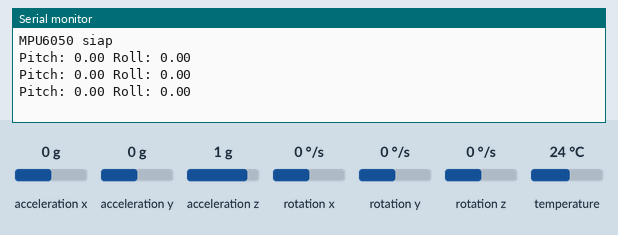
Bench run of a sketch on a simulated Arduino Uno, built with avr-gcc and run on an emulated ATmega328P. On the bench: the last lines printed to the serial monitor. The inputs (shaded band) are chosen by the test bench; at power-on: acceleration x 0 g, acceleration y 0 g, acceleration z 1 g, rotation x 0 °/s, rotation y 0 °/s, rotation z 0 °/s, temperature 24 °C.

Above: at 1.3 s.
1.4 s: acceleration x set to -1.4 g
At 1.9 s:
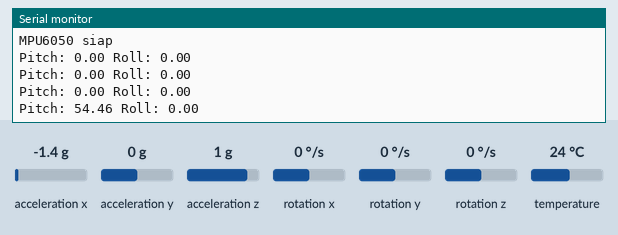
2.9 s: acceleration y set to -1.4 g
At 3.4 s:
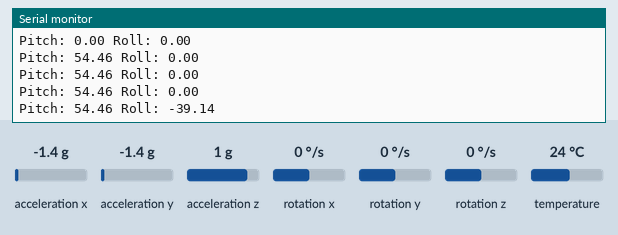
4.4 s: acceleration z set to -1.4 g
At 4.9 s:
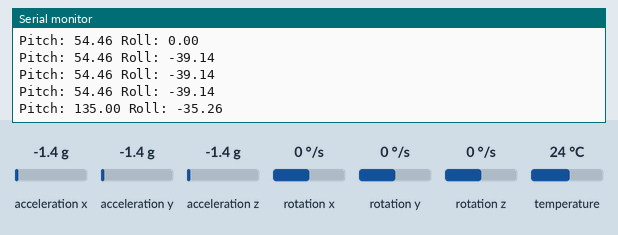
Timing chart, 0 to 7.4 s (numbered marks = the images above; inputs shaded):
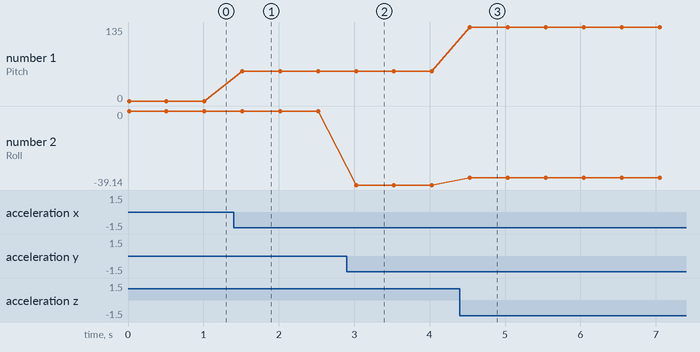

Measured:
- after the input at 1.4 s, the serial monitor: prints a new line after 0.11 s (image 1)
- after the input at 2.9 s, the serial monitor: prints a new line after 0.12 s (image 2)
- after the input at 4.4 s, the serial monitor: prints a new line after 0.13 s (image 3)
- plotted number 1: 0 → 54.46 after the input at 1.4 s, 54.46 → 135 after the input at 4.4 s
- plotted number 2: 0 → -39.14 after the input at 2.9 s, -39.14 → -35.26 after the input at 4.4 s

The sketch:

roll_pitch_mpu6050.ino
```cpp
#include <Wire.h>
#include <Adafruit_MPU6050.h>

Adafruit_MPU6050 mpu;

float Roll, Pitch;

void setup() {
  Serial.begin(9600);

  // Inisialisasi sensor MPU6050
  if (!mpu.begin()) {
    Serial.println("Gagal menginisialisasi MPU6050");
    while (1);
  }

  Serial.println("MPU6050 siap");
}

void loop() {
  // Membaca data akselerometer dan giroskop
  sensors_event_t a, g, temp;
  mpu.getEvent(&a, &g, &temp);

  // Menghitung Roll dan Pitch
  Roll  = atan2(a.acceleration.y, sqrt(a.acceleration.x * a.acceleration.x + a.acceleration.z * a.acceleration.z)) * 180.0 / PI;
  Pitch = atan2(-a.acceleration.x, a.acceleration.z) * 180.0 / PI;

  // Menampilkan hasil
  Serial.print("Pitch: "); Serial.print(Pitch);
  Serial.print(" Roll: "); Serial.println(Roll);

  delay(500);
}
```
